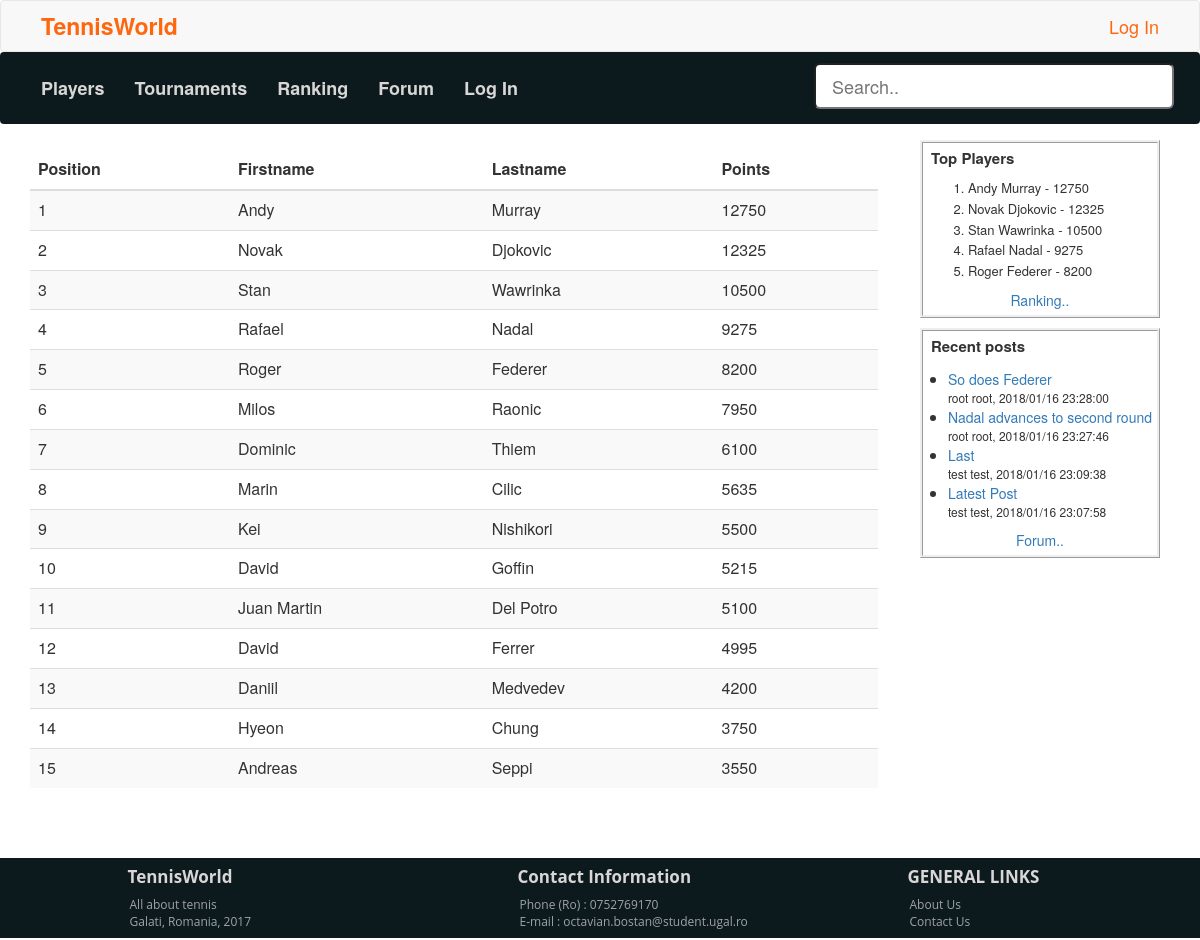
/ranking.php, run on the app's committed database.
### tables this page shows
CREATE TABLE `RANKING` (
  `rank_id` int(11) NOT NULL AUTO_INCREMENT,
  `player_id` int(11) NOT NULL,
  `points` int(11) NOT NULL,
  PRIMARY KEY (`rank_id`)
);

CREATE TABLE `player` (
  `player_id` int(11) NOT NULL AUTO_INCREMENT,
  `first_name` varchar(32) DEFAULT NULL,
  `last_name` varchar(32) DEFAULT NULL,
  `country` varchar(20) NOT NULL,
  `birthplace` varchar(32) DEFAULT NULL,
  `age` varchar(32) DEFAULT NULL,
  `ranking` varchar(33) DEFAULT NULL,
  `weight` varchar(64) DEFAULT NULL,
  `height` varchar(10) DEFAULT NULL,
  `coach` varchar(30) DEFAULT NULL,
  `about` varchar(1000) DEFAULT NULL,
  `img` varchar(1000) NOT NULL,
  PRIMARY KEY (`player_id`)
);

CREATE TABLE `post` (
  `post_id` int(11) NOT NULL AUTO_INCREMENT,
  `post_description` varchar(100) DEFAULT NULL,
  `post_date` varchar(32) DEFAULT NULL,
  `user_id` int(11) DEFAULT NULL,
  `topic_id` int(11) DEFAULT NULL,
  PRIMARY KEY (`post_id`),
  KEY `user_id` (`user_id`),
  KEY `topic_id` (`topic_id`)
);

CREATE TABLE `users` (
  `user_id` int(11) NOT NULL AUTO_INCREMENT,
  `firstName` varchar(32) DEFAULT NULL,
  `lastName` varchar(32) DEFAULT NULL,
  `email` varchar(32) DEFAULT NULL,
  `pass` varchar(64) DEFAULT NULL,
  `role` varchar(10) DEFAULT NULL,
  PRIMARY KEY (`user_id`)
);

### admin/controller.php (called while the page is built, shortened)
<?php
include("includes/models/player.php");
include("includes/models/post.php");
include("includes/models/user.php");
include("includes/models/rank.php");
class Controller {
	public static function getUserForId($id){
		$con = mysqli_connect("localhost","root","root");
		$db_select = mysqli_select_db($con, "twdm");
		$sql = "SELECT * FROM users where user_id = ".$id;
		$user = new User(0,'', '', '' , '' , '');
		$result = mysqli_query($con, $sql);
		while($row = mysqli_fetch_array($result)) {
			$user = new User($row['user_id'],
					 $row['firstName'],
					 $row['lastName'],
					 $row['email'],
					 $row['pass'],
					 $row['role']);
		}
		return $user;
	}
	public static function getRecentPosts() {
		$con = mysqli_connect("localhost","root","root");
		$db_select = mysqli_select_db($con, "twdm");
		$sql = "SELECT * FROM post order by post_date desc LIMIT 4";
		$posts = array();
		$result = mysqli_query($con, $sql);
		while($row = mysqli_fetch_array($result)) {
			$post = new Post($row['post_id'],
					 $row['post_description'],
					 $row['post_date'],
					 $row['user_id'],
					 $row['topic_id']);
			$posts[] = $post;
		}
		return $posts;
	}
	public static function getPlayerById($player_id) {
		$con = mysqli_connect("localhost","root","root");
		$db_select = mysqli_select_db($con, "twdm");
		$sql = "SELECT * FROM player  where player_id = ".$player_id;
		$result = mysqli_query($con, $sql);
		while($row = mysqli_fetch_array($result)) {
		  	$player = new Player($row['player_id'],
					$row['first_name'],
					$row['last_name'],
					$row['country'],
					$row['birthplace'],
					$row['age'],
					$row['ranking'],
					$row['weight'],
					$row['height'],
					$row['coach'],
					$row['about'],
					$row['img']);
		}
		return $player;
	}
	public static function getRanking() {
		$con = mysqli_connect("localhost","root","root");
		$db_select = mysqli_select_db($con, "twdm");
		$sql = "SELECT * FROM RANKING";
		$ranks = array();
		$result = mysqli_query($con, $sql);
		while($row = mysqli_fetch_array($result)) {
			$rank = new Rank($row['rank_id'],
					 $row['player_id'],
					 $row['points']);
			$ranks[] = $rank;
		}
		return $ranks;
	}
}
?>

### includes/models/rank.php (called while the page is built, shortened)
<?php
class Rank {
	private $rankId;
	private $points;
	public function __construct($rankId, $playerId, $points)  {
		$this->rankId = $rankId;
		$this->points = $points;
	}
	public function getRankId() {
  		return $this->rankId;
	}
	public function getPoints() {
  		return $this->points;
	}
}
?>

### includes/models/player.php (called while the page is built, shortened)
<?php
class Player {
	private $firstName;
	private $lastName;
		public function __construct($id, $firstName, $lastName, $country,$birthplace, $age, $ranking, $weight
,$height, $coach, $about, $img) {
		$this->firstName = $firstName;
		$this->lastName = $lastName;
	}
	public function getFirstName() {
  		return $this->firstName;
	}
	public function getLastName() {
  		return $this->lastName;
	}
}
?>

### includes/models/post.php (called while the page is built, shortened)
<?php
class Post {
	private $description;
	private $date;
	private $topicId;
	public function __construct($id, $description, $date, $userId, $topicId)  {
		$this->description = $description;
		$this->date = $date;
		$this->topicId = $topicId;
	}
	public function getDescription() {
  		return $this->description;
	}
	public function getDate() {
  		return $this->date;
	}
	public function getTopicId() {
  		return $this->topicId;
	}
}
?>

### includes/models/user.php (called while the page is built, shortened)
<?php
class User {
	private $firstName;
	private $lastName;
	public function __construct($id, $firstName, $lastName, $email, $pass, $role)  {
		$this->firstName = $firstName;
		$this->lastName = $lastName;
	}
	public function getFirstName() {
  		return $this->firstName;
	}
	public function getLastName() {
  		return $this->lastName;
	}
}
?>

### ranking.php (the view, shortened to what this page needs)
<!DOCTYPE html PUBLIC "-//W3C//DTD XHTML 1.0 Transitional//EN"
"http://www.w3.org/TR/xhtml1/DTD/xhtml1-transitional.dtd">
<?php
include("admin/controller.php");
?>
<html xmlns="http://www.w3.org/1999/xhtml">
	<head>
	<link href="css/bootstrap.min.css" rel="stylesheet"/>
	<link rel="stylesheet" type="text/css" href="css/style.css"/>
 </head>
	<body>
	<?php include("includes/header.php"); ?>
	<div class="container">
		<div class="row">
	        <div class="col-md-9 rankingContainer">
						  <table class="table table-striped rankingTable">
						    <thead>
						      <tr>
							<th>Position</th></h4>
							<th>Firstname</th>
							<th>Lastname</th>
							<th>Points</th>
						      </tr>
						    </thead>
						    <tbody>
							<?php
							foreach(Controller::getRanking() as $rank) {
							$player = Controller::getPlayerById($rank->getPlayerId());
							?>
						      <tr>
						      	<td> <?php echo $rank->getRankId() ?> </td>
							<td> <?php echo $player->getFirstName() ?></td>
							<td> <?php echo $player->getLastName() ?> </td>
							<td> <?php echo $rank->getPoints() ?> </td>
						      </tr>
							<?php
							}
							?>
						    </tbody>
						  </table>
			 </div>
				<div class="col-md-3">
		          		<?php include("includes/sidePanel.php"); ?>
		    </div>
		</div>
	</div>
	<?php include("includes/footer.php"); ?>
	</body>
</html>

### includes/sidePanel.php
<div class="sidePanel">
    <div class="rankingPanel">
    		<p class="panelHeader">Top Players</p>
    		<ol class="rankList">
    			<?php
    			  $max = 5;
    				$i=0;
    				foreach(Controller::getRanking() as $rank) {
    					if($i==$max) {
    						break;
    					}
    					$player = Controller::getPlayerById($rank->getPlayerId());
    			?>
    			<li><?php echo $player->getFirstName()." ".$player->getLastName()." - ".$rank->getPoints()?></li>
    			<?php
    			  	$i++;
    				}
    			?>
    		</ol>
    		<center><a class="panelLink" href="ranking.php">Ranking.. </a></center>
    </div>
    <div class="recentPostsPanel">
    	<div >
    			<p class="panelHeader">Recent posts</p>
    			<ul class="recentPostList">
    					<?php
    						foreach(Controller::getRecentPosts() as $post) {
    						$post_user = Controller::getUserForId($post->getUserId());
    						$link = "forum.php?id=".$post->getTopicId();
    					?>
    					<li>
    							<a href="<?php echo $link ?>"><div class="recentPostDesc"><?php echo $post->getDescription()?> </div></a>
    							<div class="recentPostDate"> <?php echo $post_user->getFirstName().' '.$post_user->getLastName().", ".$post->getDate()?></div>
    					</li>
    					<?php
    						}
    					?>
    			</ul>
    			<center><a class="panelLink" href="forum.php">Forum.. </a></center>
    	</div>
    </div>
</div>

### css/style.css (style rules this page uses)
body { padding-top:150px; }
.rankingTable th,td { font-size:16px; }
.sidePanel { position: fixed; top:140px; padding:0px; right:40px; }
.panelLink { font-size:14px; }
.rankingPanel { font-size:13px; padding:5px; border-style: ridge; margin-bottom: 10px; }
.rankList li { margin-top:2px; margin-right:5px; }
.recentPostsPanel { padding:5px; border-style: ridge; }
.recentPostList { margin-left:-20px; }
.recentPostList li { font-size:15px; }
.recentPostDesc { font-size: 14px; overflow:hidden; }
.recentPostDate { font-size: 12px; }
.panelHeader { font-size: 15px; font-weight: bold; margin-left: 3px; }

### data on the page
ranking: rank_id "1", player.first_name "Andy", player.last_name "Murray", points "12750"
ranking: rank_id "2", player.first_name "Novak", player.last_name "Djokovic", points "12325"
ranking: rank_id "3", player.first_name "Stan", player.last_name "Wawrinka", points "10500"
ranking: rank_id "4", player.first_name "Rafael", player.last_name "Nadal", points "9275"
ranking: rank_id "5", player.first_name "Roger", player.last_name "Federer", points "8200"
ranking: rank_id "6", player.first_name "Milos", player.last_name "Raonic", points "7950"
ranking: rank_id "7", player.first_name "Dominic", player.last_name "Thiem", points "6100"
ranking: rank_id "8", player.first_name "Marin", player.last_name "Cilic", points "5635"
ranking: rank_id "9", player.first_name "Kei", player.last_name "Nishikori", points "5500"
ranking: rank_id "10", player.first_name "David", player.last_name "Goffin", points "5215"
ranking: rank_id "11", player.first_name "Juan Martin", player.last_name "Del Potro", points "5100"
ranking: rank_id "12", player.first_name "David", player.last_name "Ferrer", points "4995"
ranking: rank_id "13", player.first_name "Daniil", player.last_name "Medvedev", points "4200"
ranking: rank_id "14", player.first_name "Hyeon", player.last_name "Chung", points "3750"
ranking: rank_id "15", player.first_name "Andreas", player.last_name "Seppi", points "3550"
post: post_description "So does Federer", user.firstName "root", user.lastName "root", post_date "2018/01/16 23:28:00"
post: post_description "Nadal advances to second round", user.firstName "root", user.lastName "root", post_date "2018/01/16 23:27:46"
post: post_description "Last", user.firstName "test", user.lastName "test", post_date "2018/01/16 23:09:38"
post: post_description "Latest Post", user.firstName "test", user.lastName "test", post_date "2018/01/16 23:07:58"
